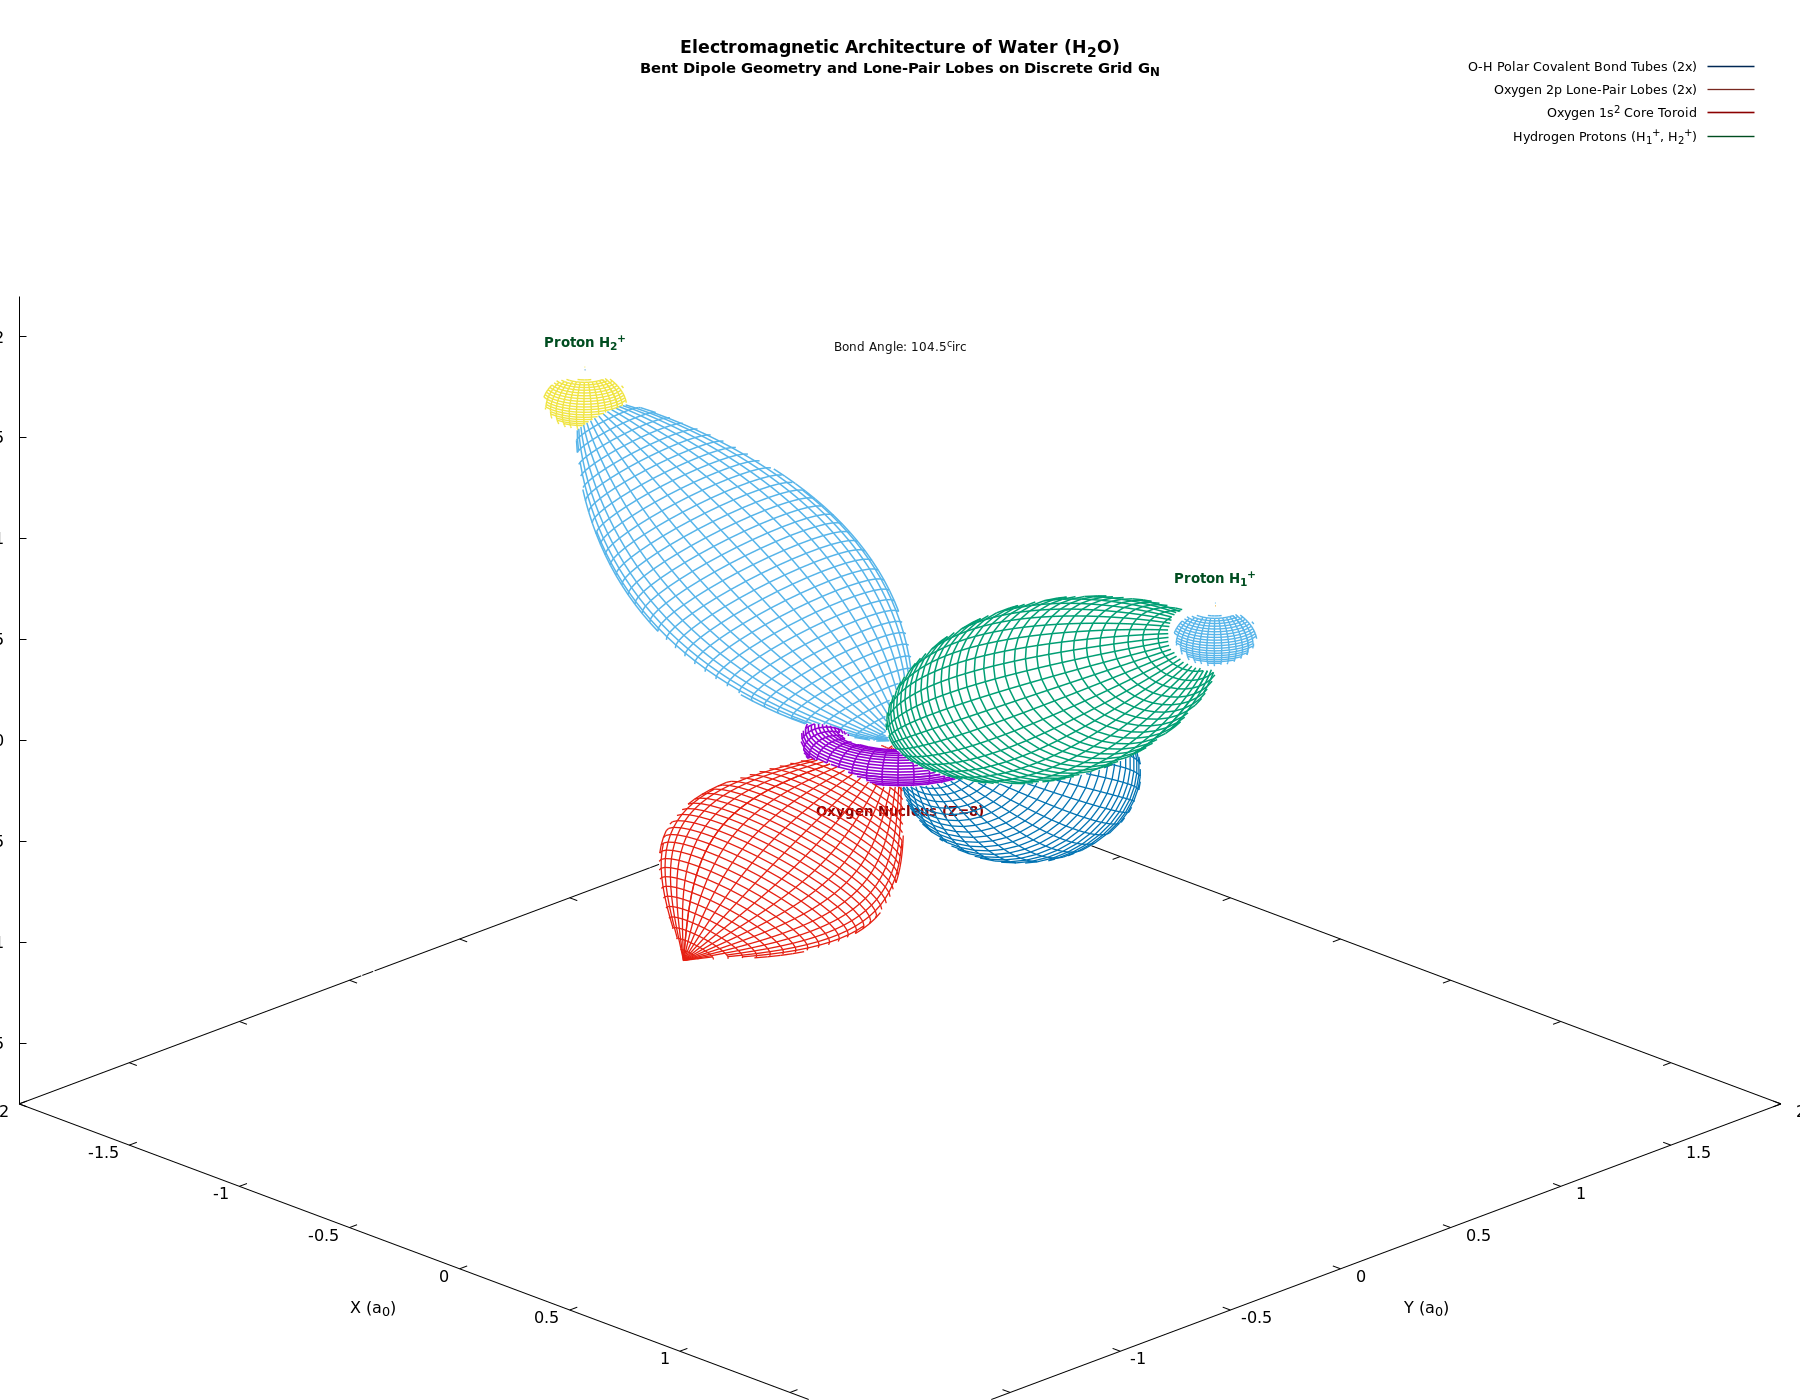

Here is the gnuplot script that generated this plot:
# Gnuplot script: 3D High-Detail Close-Up Wireframe of Electron Interactions in Water (H2O)
# Depicts the instantaneous electromagnetic orbital vortex meshwork on G_N:
# - Two O-H polar covalent bonding electron tubes bridging the oxygen and protons
# - Two expansive trigonal oxygen lone-pair lobes in the rear hemisphere
# - Concentric Oxygen 1s^2 core current toroid
# Pure wireframe meshwork with hidden-line removal. No surface shading.

reset

if (exists("OUTFILE")) {
    set terminal pngcairo size 1800,1400 font "Sans,12"
    set output OUTFILE
}

set title "Electromagnetic Architecture of Water (H_2O)\n{/*0.85Bent Dipole Geometry and Lone-Pair Lobes on Discrete Grid G_N}" font "Sans-Bold,13" offset 0,-0.5

set parametric
set hidden3d
unset pm3d
set surface

set isosamples 40, 40
set urange [0:2*pi]
set vrange [0:2*pi]

set xlabel "X (a_0)" offset -1,-0.5
set ylabel "Y (a_0)" offset 1,-0.5
set zlabel "Z (a_0)" offset 1,0
set xrange [-2.0:2.0]
set yrange [-2.0:2.0]
set zrange [-1.8:2.2]
set xyplane at -1.8
set view 60, 45, 1.25, 1.0

# Oxygen nucleus at origin (0, 0, 0)
# Equilibrium bond length d_OH = 1.81 a_0 (~0.958 Angstrom), bond angle = 104.5 deg
d_OH    = 1.81
th_half = 52.25 * pi / 180.0

# Proton coordinates in XZ plane
x_H1 =  d_OH * sin(th_half)
y_H1 =  0.0
z_H1 =  d_OH * cos(th_half)

x_H2 = -d_OH * sin(th_half)
y_H2 =  0.0
z_H2 =  d_OH * cos(th_half)

# Lone-pair centers in YZ plane (pointing backwards at -Z)
th_lp_half = 55.0 * pi / 180.0
d_lp       = 1.20
x_lp1 =  0.0
y_lp1 =  d_lp * sin(th_lp_half)
z_lp1 = -d_lp * cos(th_lp_half)

x_lp2 =  0.0
y_lp2 = -d_lp * sin(th_lp_half)
z_lp2 = -d_lp * cos(th_lp_half)

# ----------------------------------------------------------------------------
# 1. O-H Polar Covalent Bonding Tubes (Parametric 3D Cylinders in XZ plane)
# Bond vectors: ( +/- d_OH*sin(th_half), 0, d_OH*cos(th_half) )
# Orthonormal transverse basis for Bond 1 (+X):
#   e_axial = ( sin(th_half), 0,  cos(th_half) )
#   e_perp1 = ( cos(th_half), 0, -sin(th_half) )  (in XZ plane)
#   e_perp2 = ( 0,            1,  0            )  (in Y direction)
# ----------------------------------------------------------------------------
u_norm(u) = u / (2.0 * pi)
r_tube(u) = 0.34 * (sin(u_norm(u)*pi)**0.70) * (1.0 + 0.20*(1.0 - u_norm(u)))

x_b1(u, v) = u_norm(u)*x_H1 + r_tube(u)*(cos(v)*cos(th_half))
y_b1(u, v) = r_tube(u)*sin(v)
z_b1(u, v) = u_norm(u)*z_H1 - r_tube(u)*(cos(v)*sin(th_half))

x_b2(u, v) = u_norm(u)*x_H2 - r_tube(u)*(cos(v)*cos(th_half))
y_b2(u, v) = r_tube(u)*sin(v)
z_b2(u, v) = u_norm(u)*z_H2 - r_tube(u)*(cos(v)*sin(th_half))

# ----------------------------------------------------------------------------
# 2. Oxygen 1s^2 Inner Core Current Toroid at Origin (0, 0, 0)
# ----------------------------------------------------------------------------
r_O_core_maj = 0.24
r_O_core_min = 0.08
x_O_core(u, v) = (r_O_core_maj + r_O_core_min*cos(v))*cos(u)
y_O_core(u, v) = (r_O_core_maj + r_O_core_min*cos(v))*sin(u)
z_O_core(u, v) = r_O_core_min*sin(v)

# ----------------------------------------------------------------------------
# 3. Oxygen 2p Lone-Pair Teardrop Lobes (in YZ plane, tilted backwards at -Z)
# Lobe axes: ( 0, +/- d_lp*sin(th_lp_half), -d_lp*cos(th_lp_half) )
# Orthonormal transverse basis for Lone Pair 1 (+Y):
#   e_axial = ( 0,  sin(th_lp_half), -cos(th_lp_half) )
#   e_perp1 = ( 1,  0,                0               ) (in X direction)
#   e_perp2 = ( 0,  cos(th_lp_half),  sin(th_lp_half) ) (in YZ plane)
# ----------------------------------------------------------------------------
r_lp(u) = 0.38 * sin(u_norm(u)*pi) * (1.0 - 0.22*cos(u_norm(u)*pi))

x_lp_m1(u, v) = r_lp(u)*sin(v)
y_lp_m1(u, v) = u_norm(u)*y_lp1 + r_lp(u)*(cos(v)*cos(th_lp_half))
z_lp_m1(u, v) = u_norm(u)*z_lp1 + r_lp(u)*(cos(v)*sin(th_lp_half))

x_lp_m2(u, v) = r_lp(u)*sin(v)
y_lp_m2(u, v) = u_norm(u)*y_lp2 - r_lp(u)*(cos(v)*cos(th_lp_half))
z_lp_m2(u, v) = u_norm(u)*z_lp2 + r_lp(u)*(cos(v)*sin(th_lp_half))

# ----------------------------------------------------------------------------
# 4. Hydrogen Proton Screening Spheres (at x_H1 and x_H2)
# ----------------------------------------------------------------------------
r_p = 0.15
x_p1(u, v) = x_H1 + r_p*sin(u/2.0)*cos(v)
y_p1(u, v) = y_H1 + r_p*sin(u/2.0)*sin(v)
z_p1(u, v) = z_H1 + r_p*cos(u/2.0)

x_p2(u, v) = x_H2 + r_p*sin(u/2.0)*cos(v)
y_p2(u, v) = y_H2 + r_p*sin(u/2.0)*sin(v)
z_p2(u, v) = z_H2 + r_p*cos(u/2.0)

# Wireframe Line Styles
set style line 1 lc rgb "#002855" lw 1.5 # Deep Blue: O-H polar covalent bond pairs
set style line 2 lc rgb "#78281f" lw 1.3 # Orange: Oxygen 2p lone pairs
set style line 3 lc rgb "#8b0000" lw 1.6 # Red: Oxygen 1s^2 core toroid
set style line 4 lc rgb "#004d20" lw 1.4 # Green: Hydrogen protons

# Key / Legend Configuration
set key top right spacing 1.25 font "Sans,9.5"

# In-Graph Annotations
set label 1 "Oxygen Nucleus (Z=8)" at 0, 0, -0.35 center font "Sans-Bold,10" tc rgb "#8b0000"
set label 2 "Proton H_1^+" at x_H1, y_H1, z_H1+0.28 center font "Sans-Bold,10" tc rgb "#004d20"
set label 3 "Proton H_2^+" at x_H2, y_H2, z_H2+0.28 center font "Sans-Bold,10" tc rgb "#004d20"
set label 4 "Bond Angle: 104.5^\\circ" at 0, 0, 1.95 center font "Sans,9" tc rgb "#111111"

# 3D Parametric Wireframe Splot
splot x_b1(u, v),    y_b1(u, v),    z_b1(u, v)    with lines ls 1 title "O-H Polar Covalent Bond Tubes (2x)", \
      x_b2(u, v),    y_b2(u, v),    z_b2(u, v)    with lines ls 1 notitle, \
      x_lp_m1(u, v), y_lp_m1(u, v), z_lp_m1(u, v) with lines ls 2 title "Oxygen 2p Lone-Pair Lobes (2x)", \
      x_lp_m2(u, v), y_lp_m2(u, v), z_lp_m2(u, v) with lines ls 2 notitle, \
      x_O_core(u, v),y_O_core(u, v),z_O_core(u, v)with lines ls 3 title "Oxygen 1s^2 Core Toroid", \
      x_p1(u, v),    y_p1(u, v),    z_p1(u, v)    with lines ls 4 title "Hydrogen Protons (H_1^+, H_2^+)", \
      x_p2(u, v),    y_p2(u, v),    z_p2(u, v)    with lines ls 4 notitle

if (!exists("OUTFILE")) {
    pause mouse close
}
